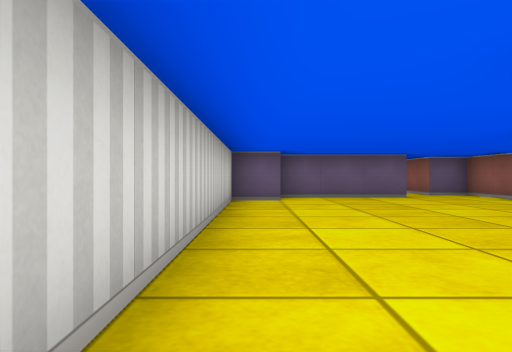
View 1 (above)

23 first-person views from a walk through a cub3D maze. The camera is about half as high as the walls, looks level and sees 70° across. The floor is counted in squares. Each view is taken from the middle of a square. On the plan, view 1 faces up. The plan holds only what a view shows up to about 9 squares ahead; the rest is blank.

View 2
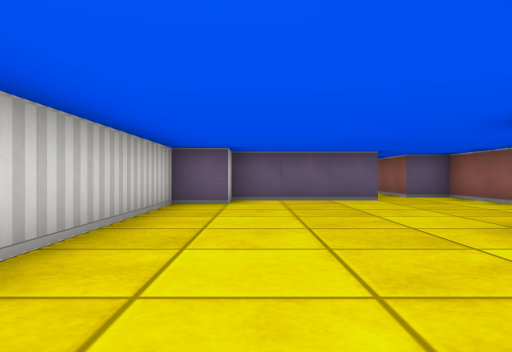

View 3
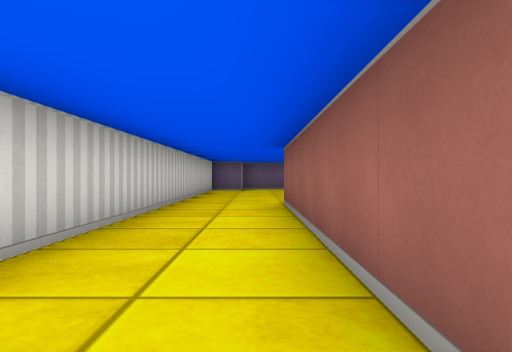

View 4
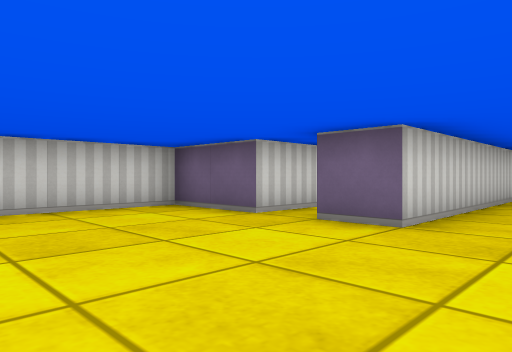

View 5
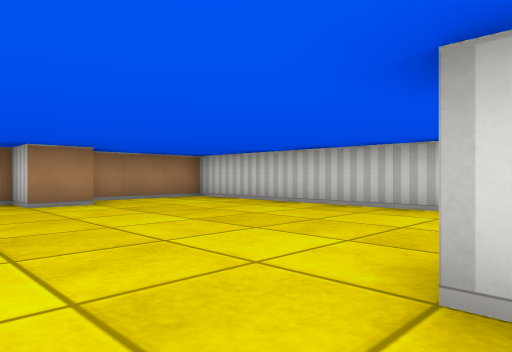

View 6
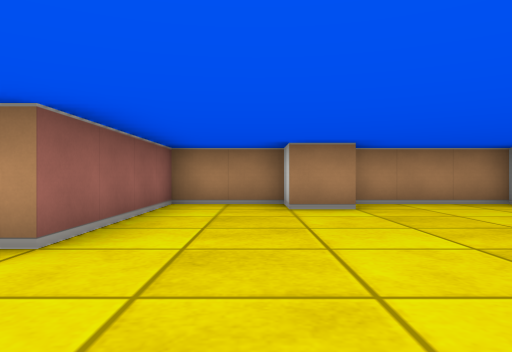

View 7
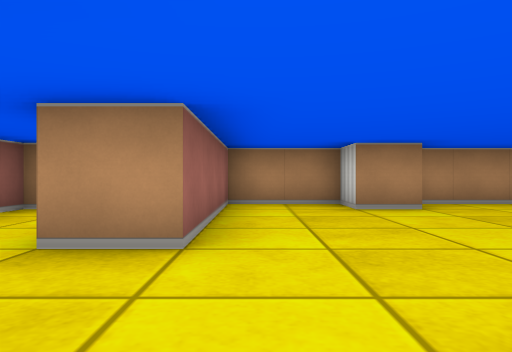

View 8
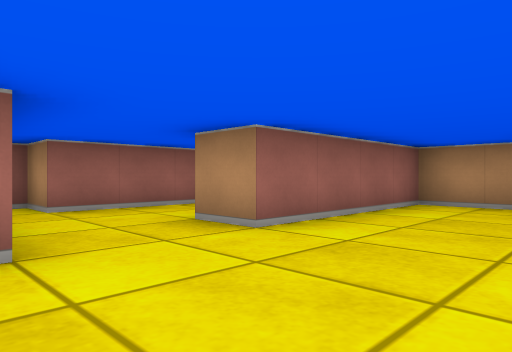

View 9
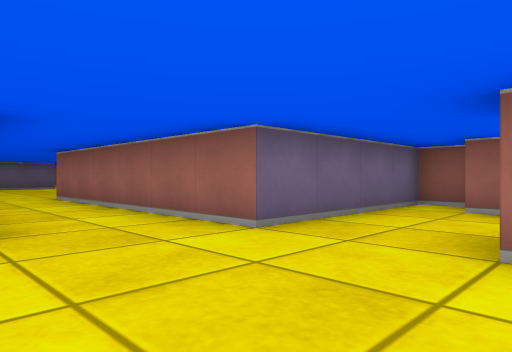

View 10
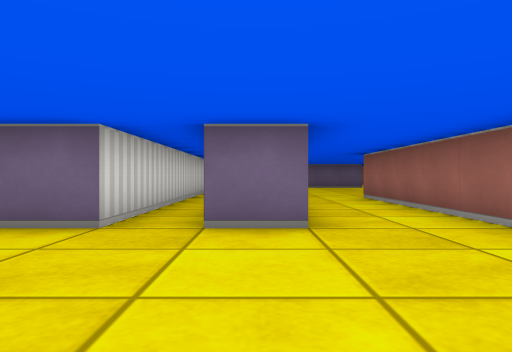

View 11
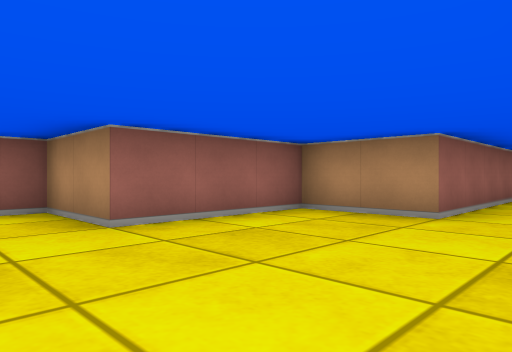

View 12
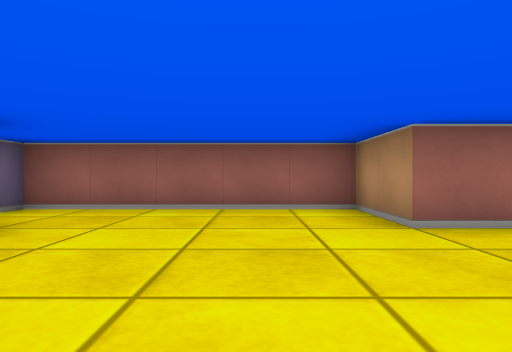

View 13
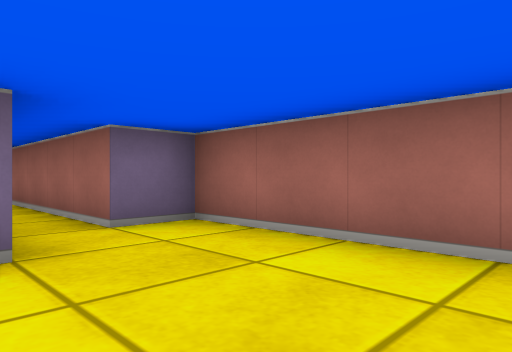

View 14
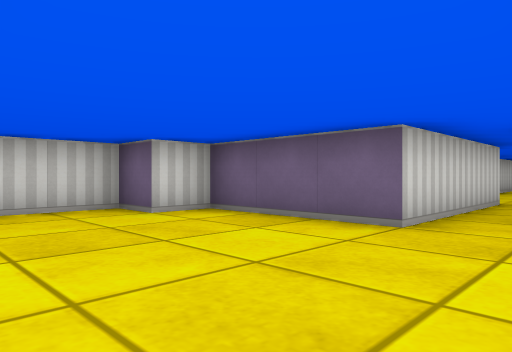

View 15
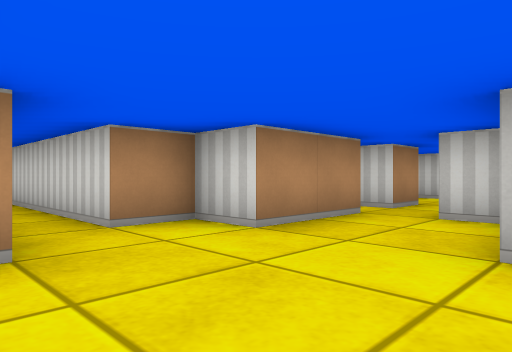

View 16
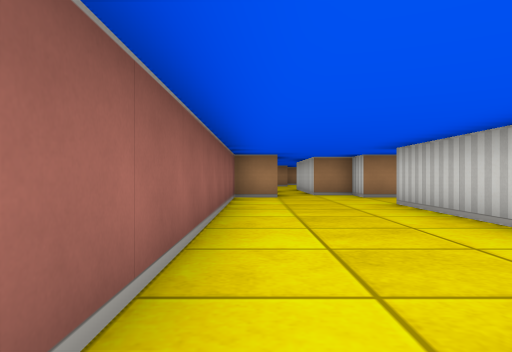

View 17
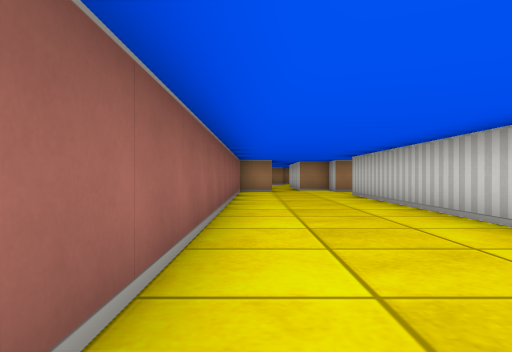

View 18
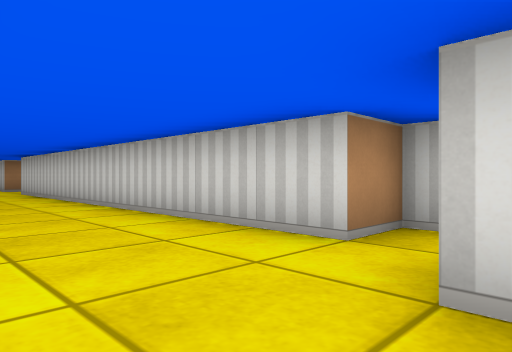

View 19
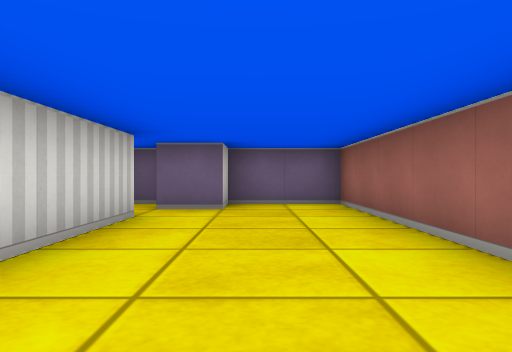

View 20
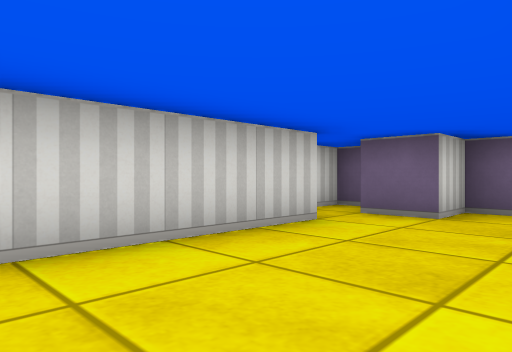

View 21
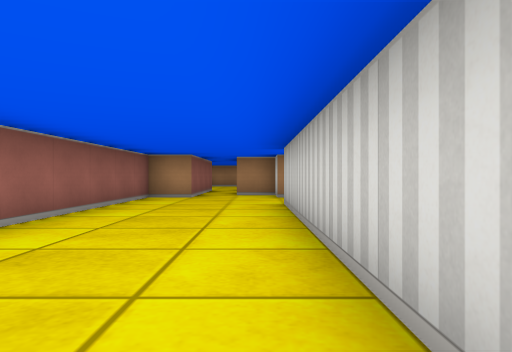

View 22
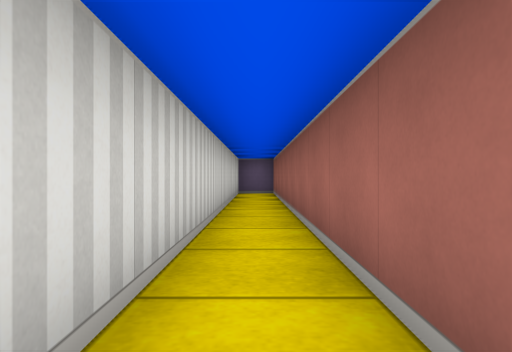

View 23
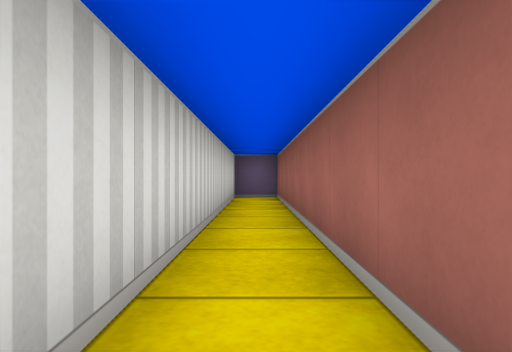

### Floor plan
Points are (right, up) in squares from view 1. A wall is a line through its corners. A room is listed if a view was taken in it or the views show most of it. See-through windows are left out.
Room 1 (views 1, 2, 3, 4, 5, 6, 7, 8, 9, 10, 22, 23)
walls: (-1.5, -1.4) (-1.5, 8.2); (2.5, -4.5) (1.5, -4.5) (1.5, 1.5); (-1.6, -9.5) (-0.5, -9.5) (-0.5, -10.5) (1.5, -10.5) (1.5, -6.5) (2.5, -6.5); (-0.5, 2.5) (-0.5, -3.5) (-1.5, -3.5); (-1.5, 8.5) (-2.5, 8.5) (-2.5, -3.5) (-4.5, -3.5) (-4.5, -10.5) (-1.8, -10.5)
ways out: opening at (0.5, 1.5) to room 2; opening at (2, -5.5) to room 4
Room 2 (views 11, 12, 13, 14)
walls: (1.5, 1.5) (3.5, 1.5) (3.5, 4.5) (5.5, 4.5) (5.5, 9.5) (4.5, 9.5) (4.5, 12.5); (3.5, 12.5) (3.5, 8.5) (0.5, 8.5) (0.5, 7.5) (-0.5, 7.5) (-0.5, 2.5)
ways out: opening at (0.5, 1.5) to room 1; opening at (4, 12) to room 3
Room 3 (views 15, 16, 17, 18, 19, 20, 21)
walls: (0.5, 15.1) (0.5, 14.5); (0.5, 13.5) (2.5, 13.5) (2.5, 12.5) (3.5, 12.5); (4.5, 12.5) (4.5, 13.5) (5.5, 13.5) (5.5, 27.5) (3.5, 27.5) (3.5, 26.5) (2.5, 26.5); (2.2, 27.5) (1.5, 27.5) (1.5, 25.5) (2.5, 25.5) (2.5, 15.5); (-0.5, 13.5) (-0.5, 12.9)
ways out: opening at (4, 12) to room 2; opening at (-1, 14)
Room 4 (no view inside)
walls: (4.5, -9.5) (4.5, -5.5) (5.5, -5.5) (5.5, -4.5) (2.5, -4.5)
ways out: opening at (2, -5.5) to room 1

Where each view was taken, in squares from view 1:
view 1: 0 up, 0 right, facing up
view 2: 1 up, 1 right, facing up
view 3: 5 down, 1 right, facing up
view 4: 7 down, 1 right, facing up-left
view 5: 3 down, 1 right, facing down-left
view 6: 4 down, 0 right, facing down
view 7: 4 down, 1 right, facing down
view 8: 4 down, 1 left, facing down-right
view 9: 7 down, 1 left, facing up-right
view 10: 7 down, 1 left, facing up
view 11: 6 up, 0 right, facing down-right
view 12: 6 up, 0 right, facing right
view 13: 6 up, 3 right, facing up-right
view 14: 5 up, 5 right, facing up-left
view 15: 16 up, 5 right, facing down-left
view 16: 22 up, 5 right, facing down
view 17: 25 up, 5 right, facing down
view 18: 27 up, 5 right, facing down-left
view 19: 21 up, 4 right, facing up
view 20: 22 up, 5 right, facing up-left
view 21: 22 up, 3 right, facing down
view 22: 2 down, 2 left, facing up
view 23: 0 up, 2 left, facing up
